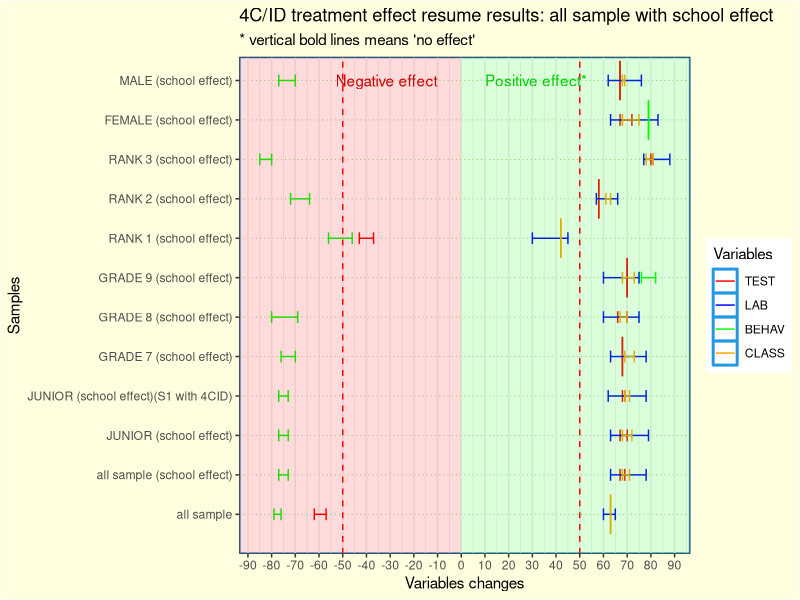
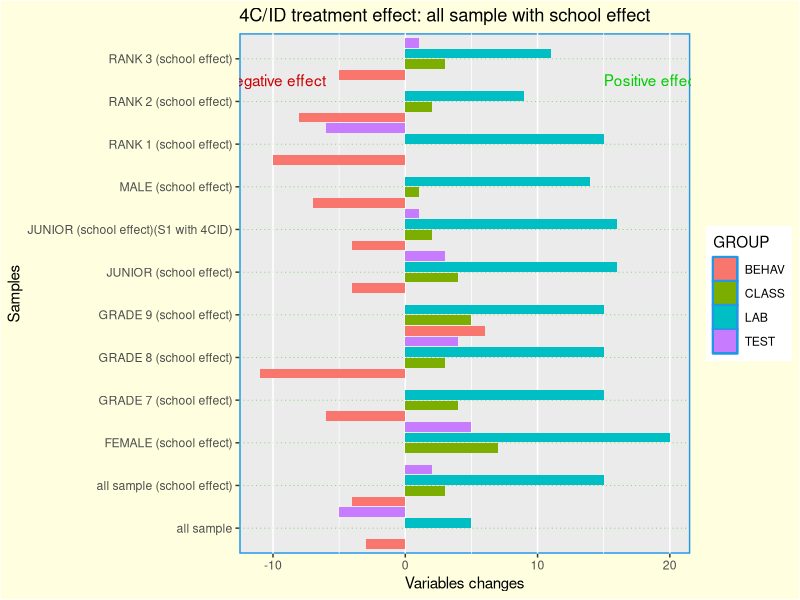
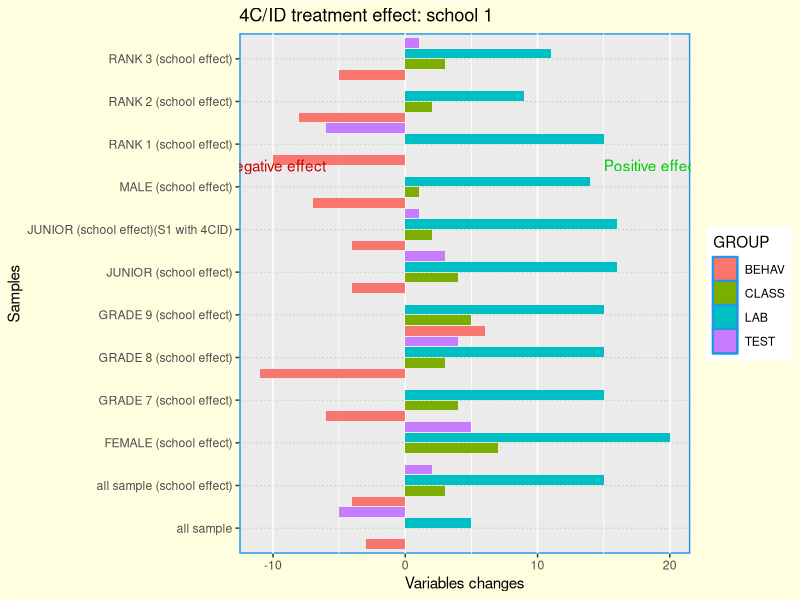
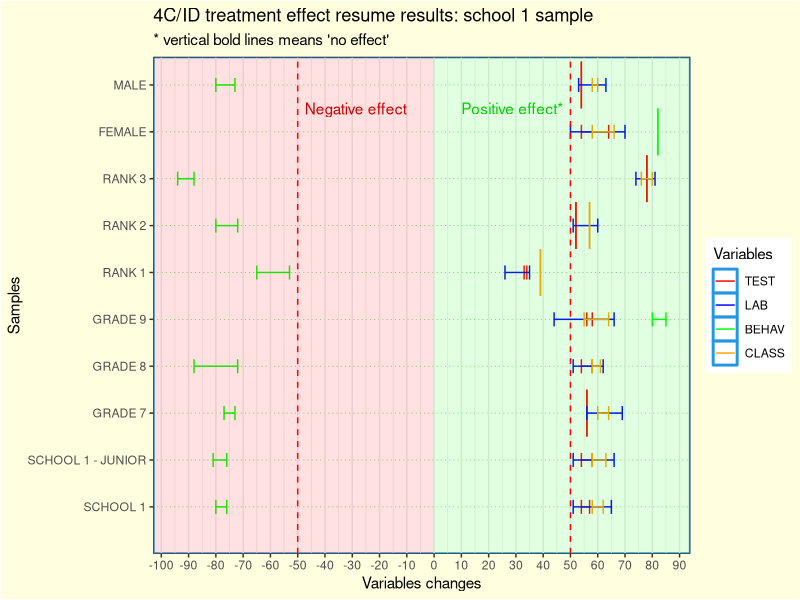
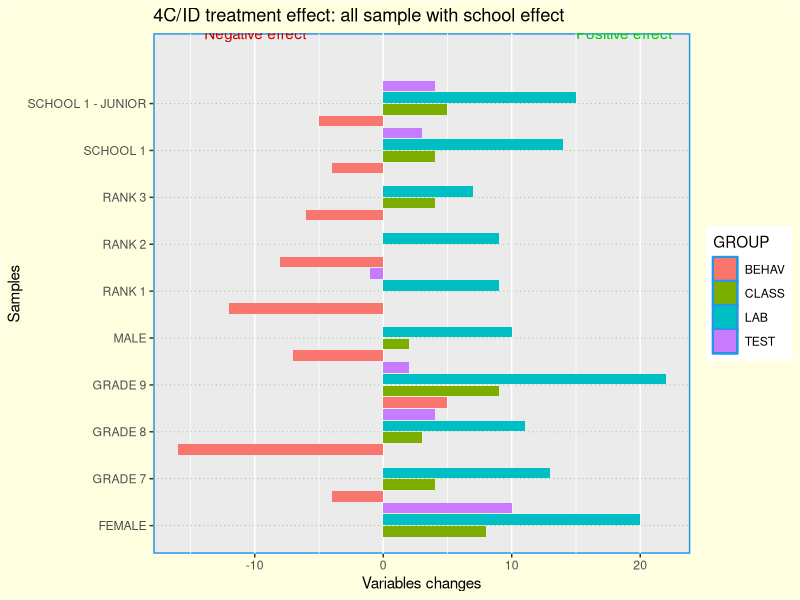
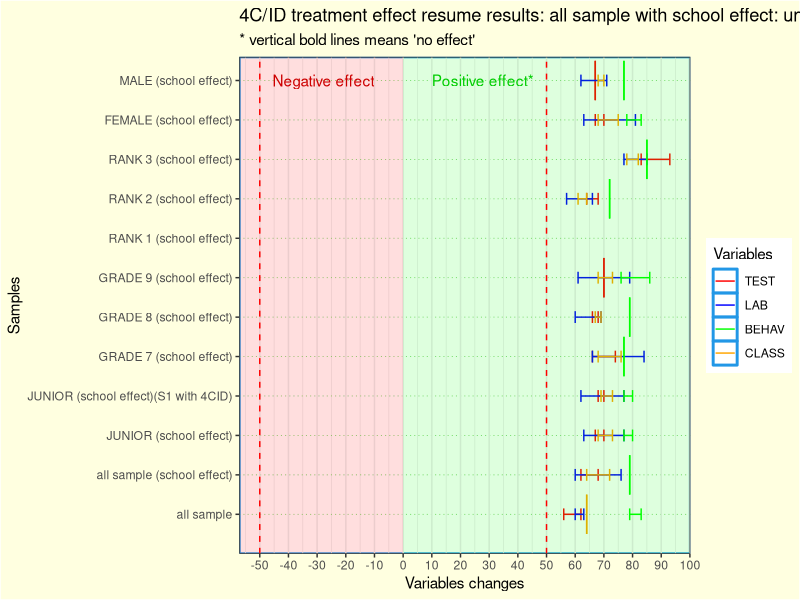
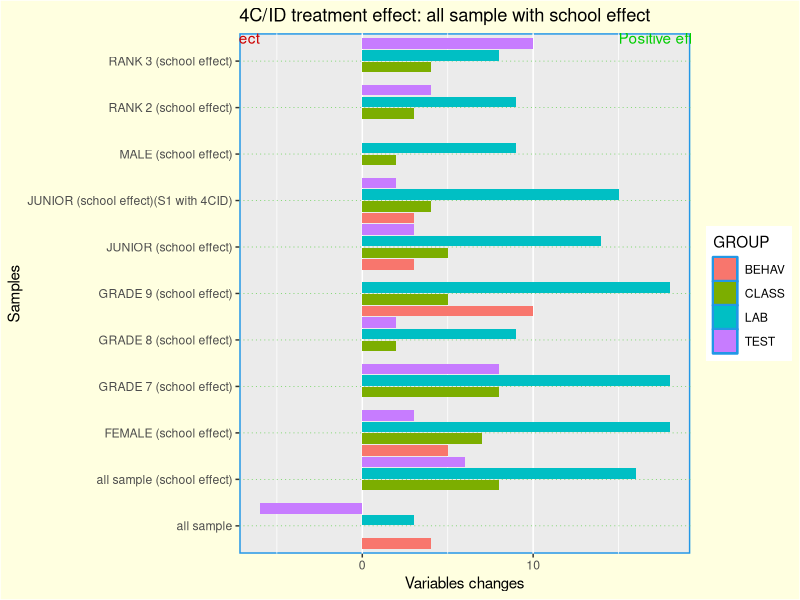
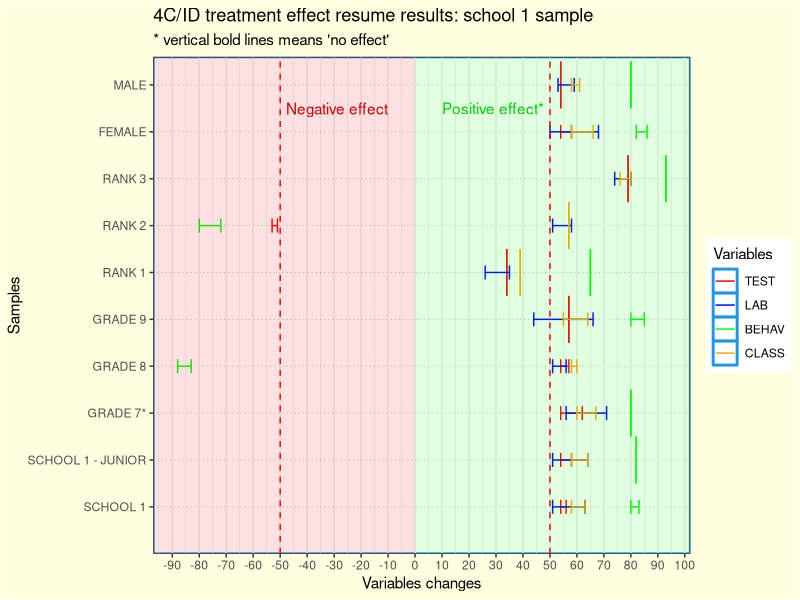

Source code (R) for these figures, in order:
#INDEX
# Summary results all sample (with school effect) - 2003 to 2017 - 15
  # variable change - 53
# School 1 - 2003 to 2017 - 91
  # variable change - 135
# Summary results all sample (with school effect) - 2003 to 2014 - 175
  # variable change - 212
# School 1 - 2003 to 2014 - 250
  # variable change - ???
# All sample - ???
  # Variable change - ???

# libraries 
library(dplyr) #work with data frames
library(tidyverse) #include dplyr
library(ggplot2) # graphs
library(gridExtra) #arrange graphs in rows

# NOTE: https://r-charts.com/part-whole/diverging-bar-chart-ggplot2/
# for plotting changes
# the graphs with varables chnge are based on the sama data frame "results" which means
# hat you need to run results and resultsD for diferent graphs after running the data

########## Summary results all sample (with school effect) - 2003 to 2017
# for changes that have p-value that we can't reject the null I use the mean value

results <- data.frame(
  samples=c("all sample", "all sample (school effect)" , "JUNIOR (school effect)", "JUNIOR (school effect)(S1 with 4CID)", "GRADE 7 (school effect)","GRADE 8 (school effect)", "GRADE 9 (school effect)", "RANK 1 (school effect)", "RANK 2 (school effect)","RANK 3 (school effect)","FEMALE (school effect)","MALE (school effect)"),
  TEST1=c(-57,67,67,68,68,66,70,-37,58,80,67,67),
  TEST2=c(-62,69,70,69,68,70,70,-43,58,81,72,67),
  LAB1=c(60,63,63,62,63,60,60,30,57,77,63,62),
  LAB2=c(65,78,79,78,78,75,75,45,66,88,83,76),
  BEHAV1=c(-76,-73,-73,-73,-70,-69,76,-46,-64,-80,79,-70),
  BEHAV2=c(-79,-77,-77,-77,-76,-80,82,-56,-72,-85,79,-77),
  CLASS1=c(63,68,68,69,69,67,68,42,61,78,68,68),
  CLASS2=c(63,71,72,71,73,70,73,42,63,81,75,69)
)
results

ggplot(results,aes(group=TEST1)) +
  geom_errorbar(aes(x=samples, ymin=TEST1, ymax=TEST2,color='TEST'), width = ifelse(results$TEST1==results$TEST2, 1, 0.3))+
  geom_errorbar(aes(x=samples, ymin=LAB1, ymax=LAB2,color='LAB'), width = ifelse(results$LAB1==results$LAB2, 1, 0.3)) +
  geom_errorbar(aes(x=samples, ymin=BEHAV1, ymax=BEHAV2, color='BEHAV'), width = ifelse(results$BEHAV1==results$BEHAV2, 1, 0.3)) +
  geom_errorbar(aes(x=samples, ymin=CLASS1, ymax=CLASS2, color='CLASS'),width = ifelse(results$CLASS1==results$CLASS2, 1, 0.3)) +
  xlab("Samples")+labs(title="4C/ID treatment effect resume results: all sample with school effect",y = "Variables changes",subtitle = "* vertical bold lines means 'no effect'")+
  scale_color_manual(name='Variables',
                     breaks=c('TEST','LAB', 'BEHAV', 'CLASS'),
                     values=c('TEST'='red', 'LAB'='blue', 'BEHAV'='green', 'CLASS'='orange'))+
  theme_bw()+
  theme(panel.grid.major.y = element_line(color = 3,linewidth = 0.25, linetype = 3),panel.background = element_rect(color = 4, linewidth = 1),plot.background = element_rect(fill = "lightyellow"))+
  geom_rect(aes(xmin=0,xmax=Inf,ymin = - Inf,ymax = 0),fill="red",alpha = 0.01) +
  geom_rect(aes(xmin=0,xmax=Inf,ymin = 0,ymax = Inf),fill="green",alpha = 0.01) +
  scale_x_discrete(limits=c("all sample", "all sample (school effect)" , "JUNIOR (school effect)", "JUNIOR (school effect)(S1 with 4CID)", "GRADE 7 (school effect)","GRADE 8 (school effect)", "GRADE 9 (school effect)", "RANK 1 (school effect)", "RANK 2 (school effect)","RANK 3 (school effect)","FEMALE (school effect)","MALE (school effect)"))+
  scale_y_continuous(breaks = seq(-100, 100, by = 10))+
  geom_hline(yintercept=c(-50,50),color="red",linetype=2)+
  annotate(geom="text", x=12, y=-10, label="Negative effect",color="red3",hjust=1)+
  annotate(geom="text", x=12, y=10, label="Positive effect*",color="green3",hjust=0)+
  coord_flip()

# Results: variable change
# prepare data frame for bar ploting
# IMPORTANT NOTE: the negative values are used to plot them in a different area of the graph for 
# negative effects. However, to use this data-frames to compute changes we need to have this values 
# exchanged in order to compute negative change values.
results$DTEST <- results$TEST2-results$TEST1
results$DLAB <- results$LAB2-results$LAB1
results$DBEHAV <- results$BEHAV2-results$BEHAV1
results$DCLASS <- results$CLASS2-results$CLASS1
results
resultsDTEST <- results %>% select(samples,DTEST)
resultsDTEST$GROUP <-"TEST"
names(resultsDTEST)[2]<-'VALUE'
resultsDTEST
resultsDLAB <- results %>% select(samples,DLAB)
resultsDLAB$GROUP <-"LAB"
names(resultsDLAB)[2]<-'VALUE'
resultsDLAB
resultsDBEHAV <- results %>% select(samples,DBEHAV)
resultsDBEHAV$GROUP <-"BEHAV"
names(resultsDBEHAV)[2]<-'VALUE'
resultsDBEHAV
resultsDCLASS <- results %>% select(samples,DCLASS)
resultsDCLASS$GROUP <-"CLASS"
names(resultsDCLASS)[2]<-'VALUE'
resultsDCLASS
resultsD<-bind_rows(resultsDTEST,resultsDLAB,resultsDBEHAV,resultsDCLASS)
resultsD

ggplot(resultsD,aes(y=samples,x=VALUE,fill=GROUP)) +
  geom_bar(stat = "identity",show.legend = TRUE,position = position_dodge(width = 1))+
  ylab("Samples")+labs(title="4C/ID treatment effect: all sample with school effect",x = "Variables changes")+
  theme(panel.grid.major.y = element_line(color = 3,linewidth = 0.25, linetype = 3),panel.background = element_rect(color = 4, linewidth = 1),plot.background = element_rect(fill = "lightyellow"))+
  annotate(geom="text", x=-6, y=11.5, label="Negative effect",color="red3",hjust=1)+
  annotate(geom="text", x=15, y=11.5, label="Positive effect",color="green3",hjust=0)
  #scale_y_discrete(limits=c("SCHOOL 1", "SCHOOL 1 - JUNIOR","GRADE 7","GRADE 8", "GRADE 9", "RANK 1", "RANK 2","RANK 3","FEMALE","MALE"))
  #scale_x_continuous(breaks = seq(-20, 20, by = 5))
  
########## Summary results for SCHOOL 1 sample only - 2003 to 2017
# for changes that have p-value that we can't reject the null I use the mean value
results <- data.frame(
  samples=c("SCHOOL 1", "SCHOOL 1 - JUNIOR","GRADE 7","GRADE 8", "GRADE 9", "RANK 1", "RANK 2","RANK 3","FEMALE","MALE"),
  TEST1=c(54,54,56,54,56,34,52,78,54,54),
  TEST2=c(57,58,56,58,58,33,52,78,64,54),
  LAB1=c(51,51,56,51,44,26,51,74,50,53),
  LAB2=c(65,66,69,62,66,35,60,81,70,63),
  BEHAV1=c(-76,-76,-73,-72,80,-53,-72,-88,82,-73),
  BEHAV2=c(-80,-81,-77,-88,85,-65,-80,-94,82,-80),
  CLASS1=c(58,58,60,58,55,39,57,76,58,58),
  CLASS2=c(62,63,64,61,64,39,57,80,66,60)
)

# This data.frame file ResultsD is also used for the all sample school effect. Please build it starting
# with the new data fle "results" continue to the line "Results change" to have the same file but only for the school 1 sample.

ggplot(resultsD,aes(y=samples,x=VALUE,fill=GROUP)) +
  geom_bar(stat = "identity",show.legend = TRUE,position = position_dodge(width = 1))+
  ylab("Samples")+labs(title="4C/ID treatment effect: school 1",x = "Variables changes")+
  theme(panel.grid.major.y = element_line(color = 3,linewidth = 0.25, linetype = 3),panel.background = element_rect(color = 4, linewidth = 1),plot.background = element_rect(fill = "lightyellow"))+
  annotate(geom="text", x=-6, y=9.5, label="Negative effect",color="red3",hjust=1)+
  annotate(geom="text", x=15, y=9.5, label="Positive effect",color="green3",hjust=0)

ggplot(results,aes(group=TEST1)) +
  geom_errorbar(aes(x=samples, ymin=TEST1, ymax=TEST2,color='TEST'), width = ifelse(results$TEST1==results$TEST2, 1, 0.3))+
  geom_errorbar(aes(x=samples, ymin=LAB1, ymax=LAB2,color='LAB'), width = ifelse(results$LAB1==results$LAB2, 1, 0.3)) +
  geom_errorbar(aes(x=samples, ymin=BEHAV1, ymax=BEHAV2, color='BEHAV'), width = ifelse(results$BEHAV1==results$BEHAV2, 1, 0.3)) +
  geom_errorbar(aes(x=samples, ymin=CLASS1, ymax=CLASS2, color='CLASS'),width = ifelse(results$CLASS1==results$CLASS2, 1, 0.3)) +
  xlab("Samples")+labs(title="4C/ID treatment effect resume results: school 1 sample",y = "Variables changes",subtitle = "* vertical bold lines means 'no effect'")+
  scale_color_manual(name='Variables',
                     breaks=c('TEST','LAB', 'BEHAV', 'CLASS'),
                     values=c('TEST'='red', 'LAB'='blue', 'BEHAV'='green', 'CLASS'='orange'))+
  theme_bw()+
  theme(panel.grid.major.y = element_line(color = 3,linewidth = 0.25, linetype = 3),panel.background = element_rect(color = 4, linewidth = 1),plot.background = element_rect(fill = "lightyellow"))+
  geom_rect(aes(xmin=0,xmax=Inf,ymin = - Inf,ymax = 0),fill="red",alpha = 0.01) +
  geom_rect(aes(xmin=0,xmax=Inf,ymin = 0,ymax = Inf),fill="green",alpha = 0.01) +
  scale_x_discrete(limits=c("SCHOOL 1", "SCHOOL 1 - JUNIOR","GRADE 7","GRADE 8", "GRADE 9", "RANK 1", "RANK 2","RANK 3","FEMALE","MALE"))+
  scale_y_continuous(breaks = seq(-100, 100, by = 10))+
  geom_hline(yintercept=c(-50,50),color="red",linetype=2)+
  annotate(geom="text", x=9.5, y=-10, label="Negative effect",color="red3",hjust=1)+
  annotate(geom="text", x=9.5, y=10, label="Positive effect*",color="green3",hjust=0)+
  coord_flip()

# Results: variable change
# prepare data frame for bar ploting
# IMPORTANT NOTE: the negative values are used to plot them in a different area of the graph for 
# negative effects. However, to use this data-frames to compute changes we need to have this values 
# exchanged in order to compute negative change values.
results$DTEST <- results$TEST2-results$TEST1
results$DLAB <- results$LAB2-results$LAB1
results$DBEHAV <- results$BEHAV2-results$BEHAV1
results$DCLASS <- results$CLASS2-results$CLASS1
results
resultsDTEST <- results %>% select(samples,DTEST)
resultsDTEST$GROUP <-"TEST"
names(resultsDTEST)[2]<-'VALUE'
resultsDTEST
resultsDLAB <- results %>% select(samples,DLAB)
resultsDLAB$GROUP <-"LAB"
names(resultsDLAB)[2]<-'VALUE'
resultsDLAB
resultsDBEHAV <- results %>% select(samples,DBEHAV)
resultsDBEHAV$GROUP <-"BEHAV"
names(resultsDBEHAV)[2]<-'VALUE'
resultsDBEHAV
resultsDCLASS <- results %>% select(samples,DCLASS)
resultsDCLASS$GROUP <-"CLASS"
names(resultsDCLASS)[2]<-'VALUE'
resultsDCLASS
resultsD<-bind_rows(resultsDTEST,resultsDLAB,resultsDBEHAV,resultsDCLASS)
resultsD

ggplot(resultsD,aes(y=samples,x=VALUE,fill=GROUP)) +
  geom_bar(stat = "identity",show.legend = TRUE,position = position_dodge(width = 1))+
  ylab("Samples")+labs(title="4C/ID treatment effect: all sample with school effect",x = "Variables changes")+
  theme(panel.grid.major.y = element_line(color = 3,linewidth = 0.25, linetype = 3),panel.background = element_rect(color = 4, linewidth = 1),plot.background = element_rect(fill = "lightyellow"))+
  annotate(geom="text", x=-6, y=11.5, label="Negative effect",color="red3",hjust=1)+
  annotate(geom="text", x=15, y=11.5, label="Positive effect",color="green3",hjust=0)
#scale_y_discrete(limits=c("SCHOOL 1", "SCHOOL 1 - JUNIOR","GRADE 7","GRADE 8", "GRADE 9", "RANK 1", "RANK 2","RANK 3","FEMALE","MALE"))
#scale_x_continuous(breaks = seq(-20, 20, by = 5))

########## Summary results all sample (with school effect) - 2003 to 2014
# for changes that have p-value that we can't reject the null I use the mean value
# Rank 1 small sample
results <- data.frame(
  samples=c("all sample", "all sample (school effect)" , "JUNIOR (school effect)", "JUNIOR (school effect)(S1 with 4CID)", "GRADE 7 (school effect)","GRADE 8 (school effect)", "GRADE 9 (school effect)", "RANK 2 (school effect)","RANK 3 (school effect)","FEMALE (school effect)","MALE (school effect)"),
  TEST1=c(62,62,67,68,66,66,70,64,83,67,67),
  TEST2=c(56,68,70,70,74,68,70,68,93,70,67),
  LAB1=c(60,60,63,62,66,60,61,57,77,63,62),
  LAB2=c(63,76,77,77,84,69,79,66,85,81,71),
  BEHAV1=c(79,79,77,77,77,79,76,72,85,78,77),
  BEHAV2=c(83,79,80,80,77,79,86,72,85,83,77),
  CLASS1=c(64,64,68,69,68,67,68,61,78,68,68),
  CLASS2=c(64,72,73,73,76,69,73,64,82,75,70)
)
results
ggplot(results,aes(group=TEST1)) +
  geom_errorbar(aes(x=samples, ymin=TEST1, ymax=TEST2,color='TEST'), width = ifelse(results$TEST1==results$TEST2, 1, 0.3))+
  geom_errorbar(aes(x=samples, ymin=LAB1, ymax=LAB2,color='LAB'), width = ifelse(results$LAB1==results$LAB2, 1, 0.3)) +
  geom_errorbar(aes(x=samples, ymin=BEHAV1, ymax=BEHAV2, color='BEHAV'), width = ifelse(results$BEHAV1==results$BEHAV2, 1, 0.3)) +
  geom_errorbar(aes(x=samples, ymin=CLASS1, ymax=CLASS2, color='CLASS'),width = ifelse(results$CLASS1==results$CLASS2, 1, 0.3)) +
  xlab("Samples")+labs(title="4C/ID treatment effect resume results: all sample with school effect: until 2014",y = "Variables changes",subtitle = "* vertical bold lines means 'no effect'")+
  scale_color_manual(name='Variables',
                     breaks=c('TEST','LAB', 'BEHAV', 'CLASS'),
                     values=c('TEST'='red', 'LAB'='blue', 'BEHAV'='green', 'CLASS'='orange'))+
  theme_bw()+
  theme(panel.grid.major.y = element_line(color = 3,linewidth = 0.25, linetype = 3),panel.background = element_rect(color = 4, linewidth = 1),plot.background = element_rect(fill = "lightyellow"))+
  geom_rect(aes(xmin=0,xmax=Inf,ymin = - Inf,ymax = 0),fill="red",alpha = 0.01) +
  geom_rect(aes(xmin=0,xmax=Inf,ymin = 0,ymax = Inf),fill="green",alpha = 0.01) +
  scale_x_discrete(limits=c("all sample", "all sample (school effect)" , "JUNIOR (school effect)", "JUNIOR (school effect)(S1 with 4CID)", "GRADE 7 (school effect)","GRADE 8 (school effect)", "GRADE 9 (school effect)", "RANK 1 (school effect)", "RANK 2 (school effect)","RANK 3 (school effect)","FEMALE (school effect)","MALE (school effect)"))+
  scale_y_continuous(breaks = seq(-100, 100, by = 10))+
  geom_hline(yintercept=c(-50,50),color="red",linetype=2)+
  annotate(geom="text", x=12, y=-10, label="Negative effect",color="red3",hjust=1)+
  annotate(geom="text", x=12, y=10, label="Positive effect*",color="green3",hjust=0)+
  coord_flip()

# Results: variable change
# prepare data frame for bar ploting
# IMPORTANT NOTE: the negative values are used to plot them in a different area of the graph for 
# negative effects. However, to use this data-frames to compute changes we need to have this values 
# exchanged in order to compute negative change values.
results$DTEST <- results$TEST2-results$TEST1
results$DLAB <- results$LAB2-results$LAB1
results$DBEHAV <- results$BEHAV2-results$BEHAV1
results$DCLASS <- results$CLASS2-results$CLASS1
results
resultsDTEST <- results %>% select(samples,DTEST)
resultsDTEST$GROUP <-"TEST"
names(resultsDTEST)[2]<-'VALUE'
resultsDTEST
resultsDLAB <- results %>% select(samples,DLAB)
resultsDLAB$GROUP <-"LAB"
names(resultsDLAB)[2]<-'VALUE'
resultsDLAB
resultsDBEHAV <- results %>% select(samples,DBEHAV)
resultsDBEHAV$GROUP <-"BEHAV"
names(resultsDBEHAV)[2]<-'VALUE'
resultsDBEHAV
resultsDCLASS <- results %>% select(samples,DCLASS)
resultsDCLASS$GROUP <-"CLASS"
names(resultsDCLASS)[2]<-'VALUE'
resultsDCLASS
resultsD<-bind_rows(resultsDTEST,resultsDLAB,resultsDBEHAV,resultsDCLASS)
resultsD

ggplot(resultsD,aes(y=samples,x=VALUE,fill=GROUP)) +
  geom_bar(stat = "identity",show.legend = TRUE,position = position_dodge(width = 1))+
  ylab("Samples")+labs(title="4C/ID treatment effect: all sample with school effect",x = "Variables changes")+
  theme(panel.grid.major.y = element_line(color = 3,linewidth = 0.25, linetype = 3),panel.background = element_rect(color = 4, linewidth = 1),plot.background = element_rect(fill = "lightyellow"))+
  annotate(geom="text", x=-6, y=11.5, label="Negative effect",color="red3",hjust=1)+
  annotate(geom="text", x=15, y=11.5, label="Positive effect",color="green3",hjust=0)
#scale_y_discrete(limits=c("SCHOOL 1", "SCHOOL 1 - JUNIOR","GRADE 7","GRADE 8", "GRADE 9", "RANK 1", "RANK 2","RANK 3","FEMALE","MALE"))
#scale_x_continuous(breaks = seq(-20, 20, by = 5))

########## Summary results for SCHOOL 1 sample only - 2003 to 2014
# for changes that have p-value that we can't reject the null I use the mean value
results <- data.frame(
  samples=c("SCHOOL 1", "SCHOOL 1 - JUNIOR","GRADE 7*","GRADE 8", "GRADE 9", "RANK 1", "RANK 2","RANK 3","FEMALE","MALE"),
  TEST1=c(54,54,54,54,57,34,-51,79,54,54),
  TEST2=c(56,58,62,57,57,34,-53,79,58,54),
  LAB1=c(51,51,56,51,44,26,51,74,50,53),
  LAB2=c(63,64,71,56,66,35,58,80,68,59),
  BEHAV1=c(80,82,80,-83,80,65,-72,93,82,80),
  BEHAV2=c(83,82,80,-88,85,65,-80,93,86,80),
  CLASS1=c(58,58,60,58,55,39,57,76,58,58),
  CLASS2=c(63,64,67,60,64,39,57,80,66,61)
)

# * sample with 20 obs.

ggplot(results,aes(group=TEST1)) +
  geom_errorbar(aes(x=samples, ymin=TEST1, ymax=TEST2,color='TEST'), width = ifelse(results$TEST1==results$TEST2, 1, 0.3))+
  geom_errorbar(aes(x=samples, ymin=LAB1, ymax=LAB2,color='LAB'), width = ifelse(results$LAB1==results$LAB2, 1, 0.3)) +
  geom_errorbar(aes(x=samples, ymin=BEHAV1, ymax=BEHAV2, color='BEHAV'), width = ifelse(results$BEHAV1==results$BEHAV2, 1, 0.3)) +
  geom_errorbar(aes(x=samples, ymin=CLASS1, ymax=CLASS2, color='CLASS'),width = ifelse(results$CLASS1==results$CLASS2, 1, 0.3)) +
  xlab("Samples")+labs(title="4C/ID treatment effect resume results: school 1 sample",y = "Variables changes",subtitle = "* vertical bold lines means 'no effect'")+
  scale_color_manual(name='Variables',
                     breaks=c('TEST','LAB', 'BEHAV', 'CLASS'),
                     values=c('TEST'='red', 'LAB'='blue', 'BEHAV'='green', 'CLASS'='orange'))+
  theme_bw()+
  theme(panel.grid.major.y = element_line(color = 3,linewidth = 0.25, linetype = 3),panel.background = element_rect(color = 4, linewidth = 1),plot.background = element_rect(fill = "lightyellow"))+
  geom_rect(aes(xmin=0,xmax=Inf,ymin = - Inf,ymax = 0),fill="red",alpha = 0.01) +
  geom_rect(aes(xmin=0,xmax=Inf,ymin = 0,ymax = Inf),fill="green",alpha = 0.01) +
  scale_x_discrete(limits=c("SCHOOL 1", "SCHOOL 1 - JUNIOR","GRADE 7*","GRADE 8", "GRADE 9", "RANK 1", "RANK 2","RANK 3","FEMALE","MALE"))+
  scale_y_continuous(breaks = seq(-100, 100, by = 10))+
  geom_hline(yintercept=c(-50,50),color="red",linetype=2)+
  annotate(geom="text", x=9.5, y=-10, label="Negative effect",color="red3",hjust=1)+
  annotate(geom="text", x=9.5, y=10, label="Positive effect*",color="green3",hjust=0)+
  coord_flip()

# Results: variable change
# prepare data frame for bar ploting
# IMPORTANT NOTE: the negative values are used to plot them in a different area of the graph for 
# negative effects. However, to use this data-frames to compute changes we need to have this values 
# exchanged in order to compute negative change values.
results$DTEST <- results$TEST2-results$TEST1
results$DLAB <- results$LAB2-results$LAB1
results$DBEHAV <- results$BEHAV2-results$BEHAV1
results$DCLASS <- results$CLASS2-results$CLASS1
results
resultsDTEST <- results %>% select(samples,DTEST)
resultsDTEST$GROUP <-"TEST"
names(resultsDTEST)[2]<-'VALUE'
resultsDTEST
resultsDLAB <- results %>% select(samples,DLAB)
resultsDLAB$GROUP <-"LAB"
names(resultsDLAB)[2]<-'VALUE'
resultsDLAB
resultsDBEHAV <- results %>% select(samples,DBEHAV)
resultsDBEHAV$GROUP <-"BEHAV"
names(resultsDBEHAV)[2]<-'VALUE'
resultsDBEHAV
resultsDCLASS <- results %>% select(samples,DCLASS)
resultsDCLASS$GROUP <-"CLASS"
names(resultsDCLASS)[2]<-'VALUE'
resultsDCLASS
resultsD<-bind_rows(resultsDTEST,resultsDLAB,resultsDBEHAV,resultsDCLASS)
resultsD

ggplot(resultsD,aes(y=samples,x=VALUE,fill=GROUP)) +
  geom_bar(stat = "identity",show.legend = TRUE,position = position_dodge(width = 1))+
  ylab("Samples")+labs(title="4C/ID treatment effect: 2009-2014 sample for school 1",x = "Variables changes")+
  theme(panel.grid.major.y = element_line(color = 3,linewidth = 0.25, linetype = 3),panel.background = element_rect(color = 4, linewidth = 1),plot.background = element_rect(fill = "lightyellow"))+
  annotate(geom="text", x=-6, y=11.5, label="Negative effect",color="red3",hjust=1)+
  annotate(geom="text", x=15, y=11.5, label="Positive effect",color="green3",hjust=0)
#scale_y_discrete(limits=c("SCHOOL 1", "SCHOOL 1 - JUNIOR","GRADE 7","GRADE 8", "GRADE 9", "RANK 1", "RANK 2","RANK 3","FEMALE","MALE"))
#scale_x_continuous(breaks = seq(-20, 20, by = 5))

